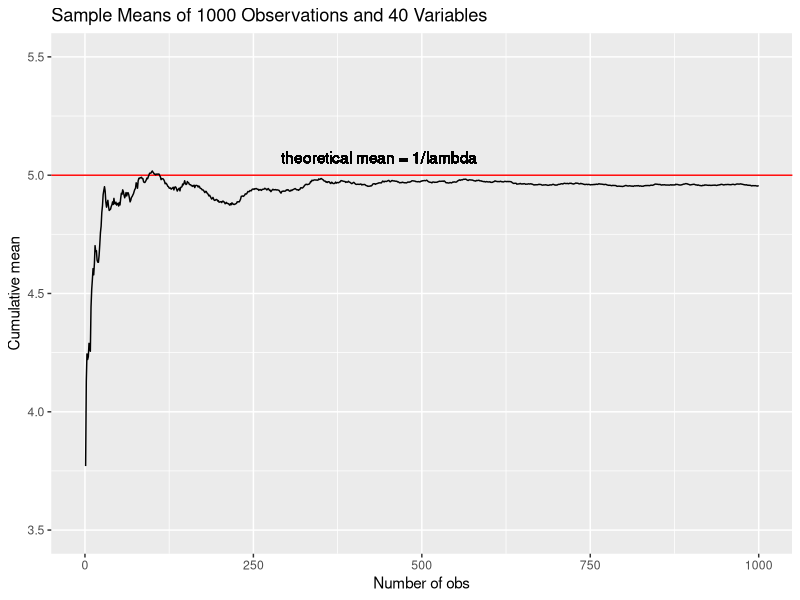
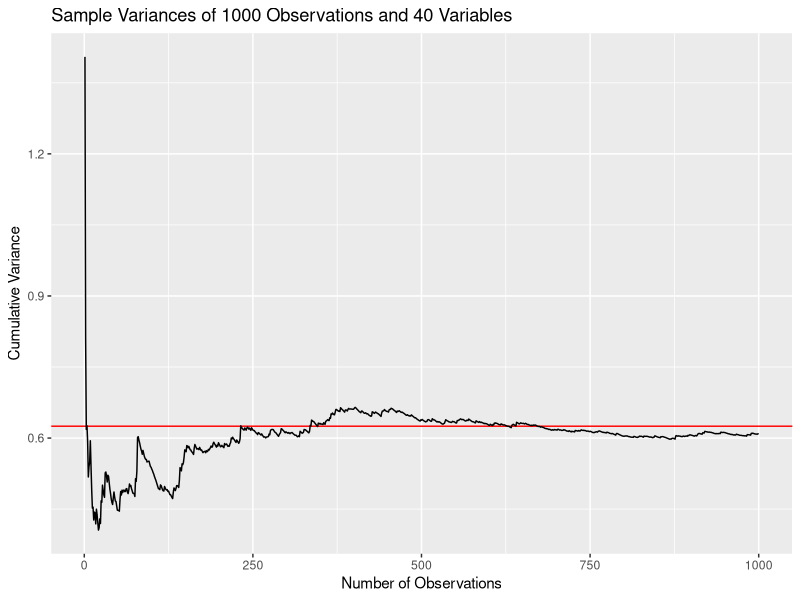
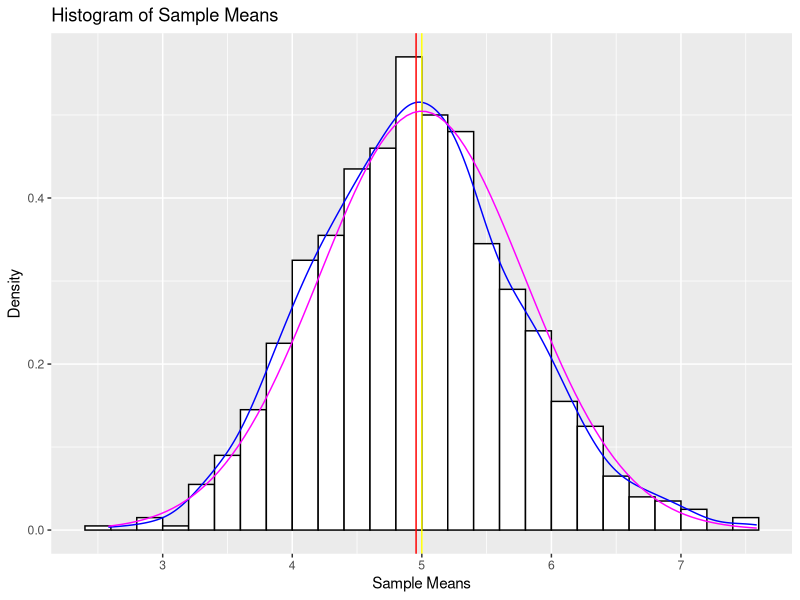
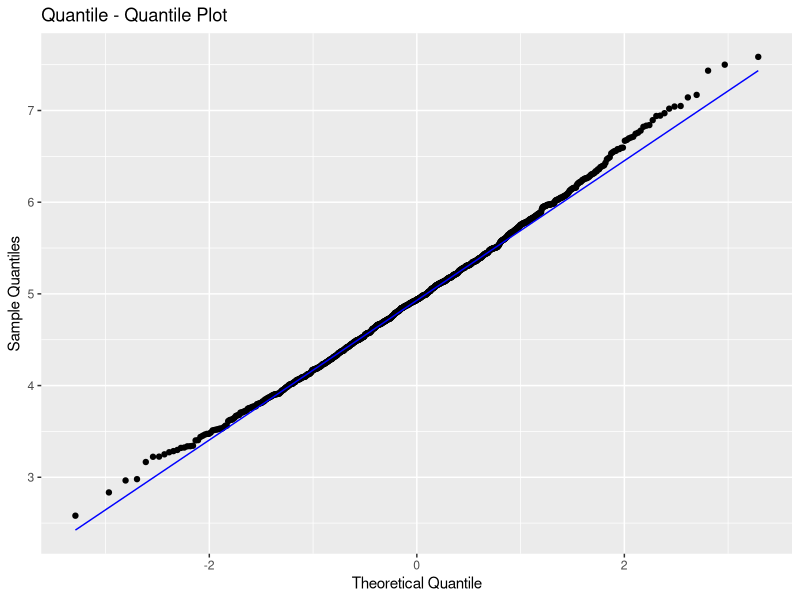
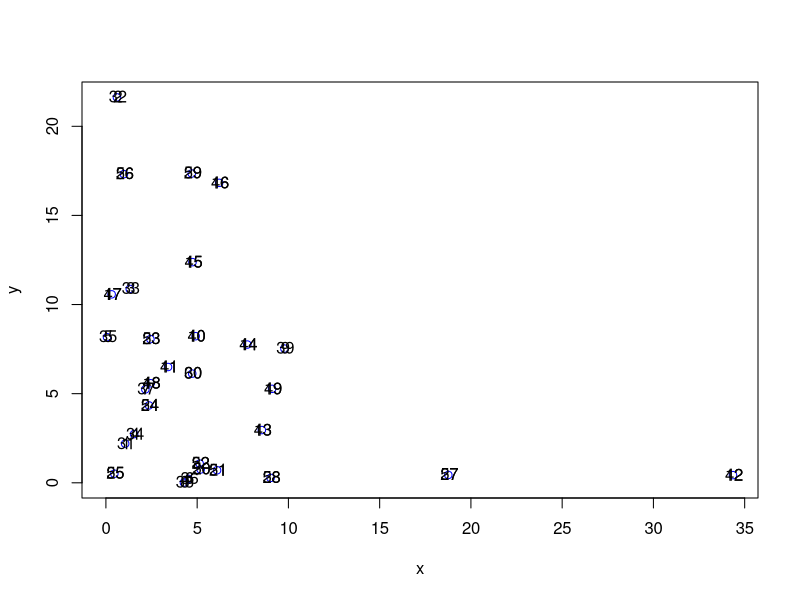
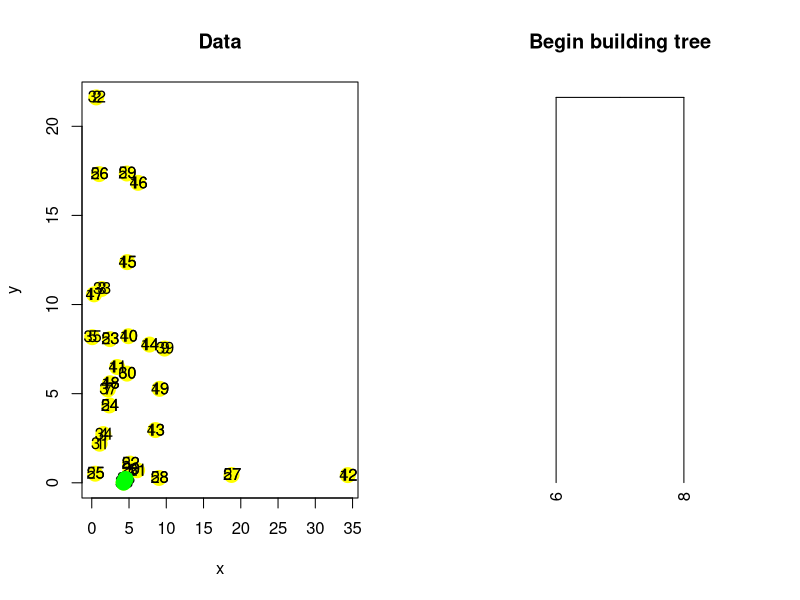

Here is the R script that generated these plots, in order: (Note: this script raises an error after producing the figures.)
## ---- chunk 1
knitr::opts_chunk$set(echo = TRUE)
## ---- chunk 2
library(tidyverse)
library(glue)
library(matrixStats)
downloadDate <- date()

glue("Simulation date is {downloadDate}")
sessionInfo()
## ---- chunk 3
set.seed(420) # random number generator set at 420
lambda <- .2 
sampCol <- 40 # number of variables
sampRow <- 1000  # number of observations

expoDis <- matrix(rexp(n=sampRow*sampCol, rate = lambda), sampRow, sampCol)

expoDF <- as.data.frame(expoDis)
# Converted it to a tibble to make it easier to visualize

e_df <- expoDF %>% mutate(
        "MEAN" = rowMeans(expoDis), 
        "SD" = rowSds(expoDis), 
        "SumCumu" = cumsum(MEAN)/(1:sampRow)) %>% 
        select(MEAN, SD, SumCumu)

head(e_df)
## ---- chunk 4
e_mean <- mean(e_df$MEAN)

t_mean <- 1/lambda

res_df <- tibble(
        Result = c("Sample means", "Theoretical mean"),
        "Mean"=c(e_mean, t_mean))

res_df
## ---- chunk 5
ggplot(data = e_df, aes(x = 1:sampRow, y = SumCumu)) + 
        geom_hline(yintercept = t_mean, col = "red") +
        geom_line(size = .5) + 
        labs(x = "Number of obs", 
             y = "Cumulative mean", 
             title = "Sample Means of 1000 Observations and 40 Variables") +
        geom_text(aes(0,t_mean,
             label = "theoretical mean = 1/lambda", 
             hjust = -1, 
             vjust =-1)) + 
        ylim(c(3.5,5.5))

## ---- chunk 6
e_df <- e_df %>% mutate(
        VarCumu = cumsum((MEAN - e_mean)^2)/seq_along(MEAN-1))

head(e_df)
## ---- chunk 7
e_var <- var(e_df$MEAN)
t_var <- (1/(lambda*sqrt(sampCol)))^2

res_var_df <- tibble(
        Result = c("Sample variance", "Theoretical variance"), 
        "Variance" = c(e_var, t_var))

res_var_df
## ---- chunk 8
ggplot(data=e_df, 
          aes(x = 1:sampRow, 
              y = VarCumu))+ 
          geom_hline(yintercept = t_var, 
              col="red") + 
          geom_line(size = .5) + 
          labs(x = "Number of Observations", 
               y = "Cumulative Variance", 
               title = "Sample Variances of 1000 Observations and 40 Variables")
## ---- chunk 9
binhist <- hist(e_df$MEAN, plot=FALSE, breaks = "FD")

g2 <- ggplot(data = e_df, 
             aes(x=MEAN)) 

g2 <- g2 + geom_histogram(aes(y=..density..),
        fill="white", 
        col="black",
        breaks =binhist$breaks) + 
      geom_density(
        aes(MEAN), 
        color = "blue") + 
      geom_vline(
        xintercept = c(e_mean, t_mean), 
        color = c("red", "yellow")) + 
      labs(
        x= "Sample Means", 
        y= "Density", 
        title = "Histogram of Sample Means")

g2 + stat_function(
      fun = dnorm, 
      colour = "magenta", 
      args = list(mean = t_mean, 
                  sd = sqrt(t_var)))
## ---- chunk 10
e_df %>% ggplot(aes(
            sample=MEAN)) +   
            stat_qq() + 
            stat_qq_line(color="blue") + 
            labs(x="Theoretical Quantile", 
                 y="Sample Quantiles", 
                 title = "Quantile - Quantile Plot")
## ---- chunk 11
hcDf <- as.data.frame(expoDis)
x <- hcDf$V1[1:30]
y <- hcDf$V2[1:30]
plot(x,y, col = "blue")
text(x+.05, y+.05, as.character(1:60))
## ---- chunk 12
dataframe <- data.frame(x=x, y=y)

d<-dist(dataframe)
d
## ---- chunk 13
rdistxy <- as.matrix(dist(dataframe))

## remove the diagonal from consideration
diag(rdistxy) <- diag(rdistxy) +100000

# Find the index of the points with minimum distance
ind <- which(rdistxy == min(rdistxy), arr.ind = TRUE)

ind
## ---- chunk 14
par(mfrow = c(1,2))
plot(x,y, col = "yellow", pch = 19, cex =2, main="Data")
text(x+.05, y+.05, labels=as.character(1:60))
points(x[ind[1,]], y[ind[1,]], col="green", pch =19, cex=2)

hcluster <- dist(dataframe) %>% hclust
dendro <- as.dendrogram(hcluster)
cutDendro <-cut(dendro, h=hcluster$height[2])
plot(cutDendro$lower[[12]], yaxt = "n", main ="Begin building tree")
g
## ---- chunk 15

nextmin <- rdistxy[order(rdistxy)][3]
ind <- which(rdistxy==nextmin,arr.ind = TRUE)
ind

par(mfrow = c(1,3))
plot(x,y, col = "yellow", pch = 19, cex =2, main="Data")
text(x+.05, y+.05, labels=as.character(1:30))
points(x[ind[1,]], y[ind[1,]], col="green", pch =19, cex=2)

hcluster <- dist(dataframe) %>% hclust
dendro <- as.dendrogram(hcluster)
cutDendro <-cut(dendro, h=hcluster$height[2])
plot(cutDendro$lower[[12]], yaxt = "n", main ="Begin building tree")
plot(cutDendro$lower[[14]], yaxt = "n", main ="Begin building tree")
as.data.frame(x,y)
